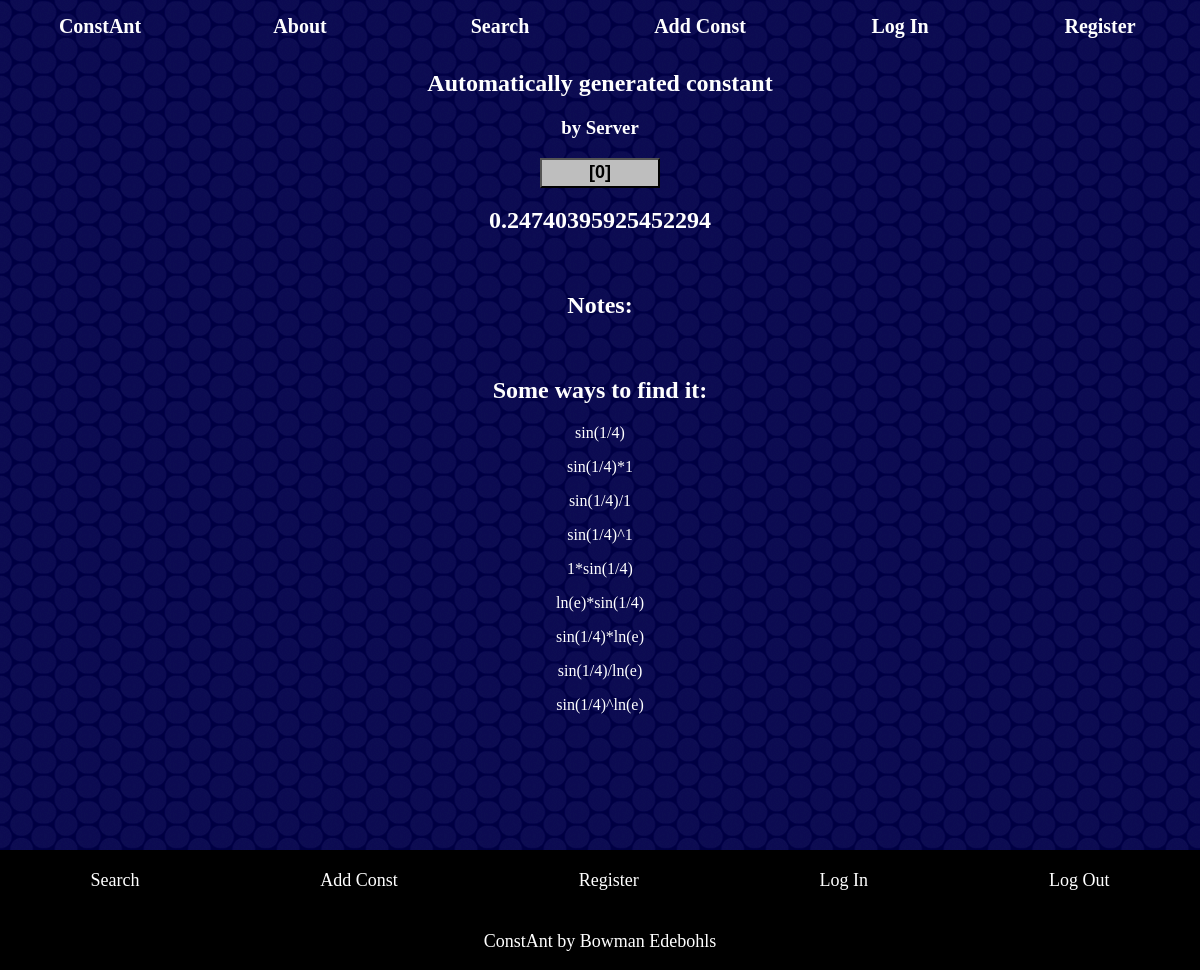
The page /viewconst/12 on the database its author committed.
### confind.py (models this page shows, shortened)
class consts(db.Model):
    _id = db.Column(db.Integer, primary_key=True)
    num = db.Column(db.Float)
    shortnum = db.Column(db.String) # for display purposes only :)
    ref = db.Column(db.String(255))
    name = db.Column(db.String(255))
    creator = db.Column(db.Integer)
    notes = db.Column(db.Text)
    date = db.Column(DateTime)
    votes = db.relationship('constvotes', backref='post', lazy='dynamic')

class solves(db.Model):
    _id = db.Column(db.Integer, primary_key=True)
    fid = db.Column(db.Integer) # id of const its attached to
    sol = db.Column(db.String(255)) # equation
    date = db.Column(DateTime, default=datetime.now())

### main.py (the view)
@app.route("/viewconst/<int:id>", methods=['POST', 'GET'])
def viewconst(id: int):
    result = confind.confind(whatid=id)
    if not result:
        flash('No constant with that ID exists!', 'usererror')
        return redirect(request.referrer)
    soldata = confind.solfind(id)
    return render_template('viewconst.html', result = result, soldata = soldata)

### confind.py (called while the page is built)
def solfind(whatid:int) -> list[solves]:
    results = solves.query.filter_by(fid = whatid).order_by(func.length(solves.sol)).all()
    return results

def find_user(userid: int) -> users:
    user = users.query.filter_by(_id = userid).first()
    if user == None:
        return None
    return user

    def has_upvoted_post(self, const: consts) -> None:
        return constvotes.query.filter(constvotes.userid == self._id, constvotes.constid == const._id).count() > 0

### main.py (called while the page is built)
@app.context_processor
def inject_user():
    if 'user' in session:
        return dict(
            user = confind.find_user(session['user'])
            )
    else:
        return dict(
            user = confind.find_user(1)
            ) # null user

### templates/viewconst.html (shortened to what this page needs)
{% extends "base.html" %}
{% block body %}
<body>
    <div style="text-align: center">
        <h2>{{ result.name }}</h2>
        <h3>by {{ result.creator }}</h3>
        {% include 'votebase.html' %}
        <br>
        <h2>{{ result.num }}</h2>
        <br>
        <h2>Notes:</h2>
        <br>
        <h2>Some ways to find it:</h2>
        {% for sol in soldata %}
            <p>{{ sol.sol }}</p>
        {% endfor %}
        <br>
        <br>
        <br>
    </div>
</body>
{% endblock %}

### static/styles.css (style rules this page uses)
body { font-family: Latexy; color: white; background-color: #141414; background-image: url('images/circlesbg.webp'); min-height: 100vh; margin: 0; }
body { display: flex; flex-direction: column; }

### rows shown on the page
consts: name "Automatically generated constant", creator "Server", num "0.24740395925452294"
solves: sol "sin(1/4)"
solves: sol "sin(1/4)*1"
solves: sol "sin(1/4)/1"
solves: sol "sin(1/4)^1"
solves: sol "1*sin(1/4)"
solves: sol "ln(e)*sin(1/4)"
solves: sol "sin(1/4)*ln(e)"
solves: sol "sin(1/4)/ln(e)"
solves: sol "sin(1/4)^ln(e)"

### other values the page prints
{{ result.votes.count() }} "0"
